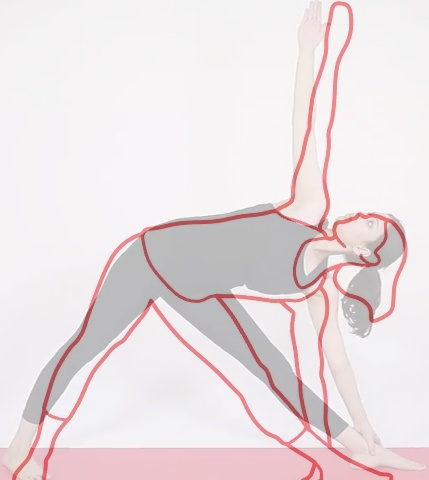
#> input picture Trial&error for correct overlay/sample_dim_dimresized.jpg, 429 x 480 px, given in place of Triangle_pose.mp4, which was not available
$ jupyter execute --allow-errors yogeek_initial_test.ipynb   (text cells are left out)
#> lines starting #> are read from the running program, lines starting #| are printed output that depends on the picture; pictures that were not available may be replaced by others from this repository, and a replacement may not be noted
[cell 1]
import mediapipe as mp
import cv2
import time
import numpy as np
import pandas as pd
import os
mpPose = mp.solutions.pose
#> (the rest of this cell did not finish here and is left out)

[cell 2]
count = 0

#> (the rest of this cell did not finish here and is left out)

[cell 3]
import cv2
import numpy as np

image = cv2.imread(r'images\1.jpeg',0)
cv2.imshow('image', image)
cv2.waitKey(0)
# Canny Edge Detection uses gradient values as thresholds
# The first threshold gradient
canny1 = cv2.Canny(image, 50, 120)
cv2.imshow('Canny', canny1)
# cv2.imwrite("Images_output\1edge.jpg",canny1)
cv2.waitKey(0)

# [11 lines of commented-out code are left out]

cv2.destroyAllWindows()

[cell 4]
import cv2
import numpy as np

img1 = cv2.imread(r'Images_output\1edge.jpg')
img2 = cv2.imread(r'Images_output\1.jpg')
added_image = cv2.addWeighted(img1,0.8,img2,1,0)


cv2.imshow('Blended Image',added_image)
# cv2.imwrite("Images_output\edge+outline.jpg",added_image)
cv2.waitKey(0)
cv2.destroyAllWindows()

[cell 5]
import cv2
import numpy as np

cap = cv2.VideoCapture('Videos\Triangle_pose.mp4')

if cap.isOpened()==False:
    print('Error in reading Video')

frame_width = int(cap.get(3))
frame_height = int(cap.get(4))
# output = cv2.VideoWriter('Videos_output\Pose_edge.mp4',cv2.VideoWriter_fourcc(*"mp4v"), 30, (frame_width,frame_height),isColor=False)
fps = cap.get(5)
print('Frames per second : ', fps,'FPS')
while cap.isOpened():
    ret,img=cap.read()
#> img is the input picture: shape (480, 429, 3); mean B, G, R 226.1, 224.3, 234.1
    if ret==True:
        # cv2.imshow('frame',frame)
        gray = cv2.cvtColor(img, cv2.COLOR_BGR2GRAY)
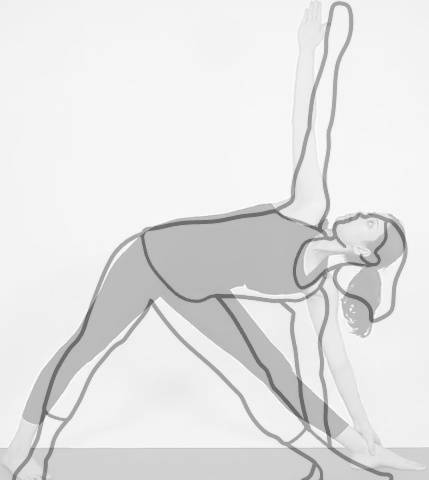
#> gray: shape (480, 429); min 98, max 255, mean 227.5
        blur = cv2.GaussianBlur(gray, (5, 5), 0)
        canny = cv2.Canny(blur, 10, 70)
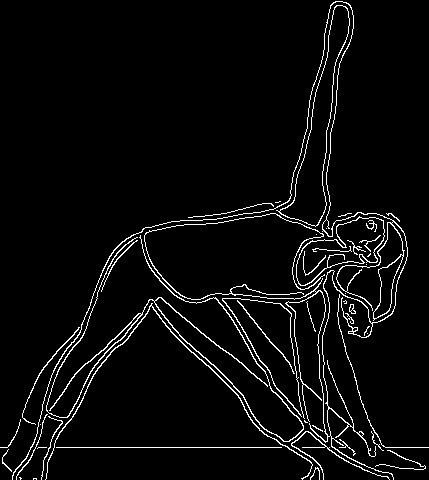
#> canny: shape (480, 429); 4.3% white in thin lines or dots
        # ret, mask = cv2.threshold(canny, 70, 255, cv2.THRESH_BINARY)
        canny = cv2.resize(canny, (1280,720))
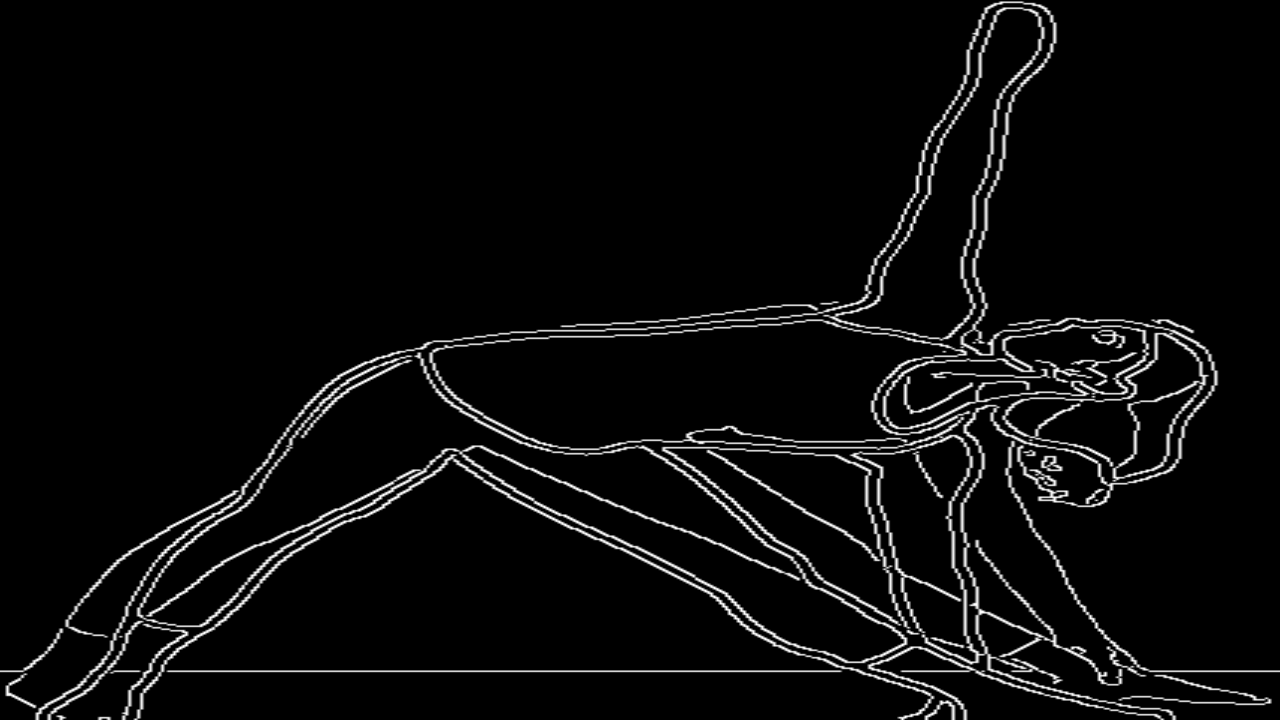
#> canny: shape (720, 1280); min 0, max 255, mean 11
        # output.write(canny)
        cv2.imshow('Video feed', canny)

        if cv2.waitKey(10) & 0xFF == ord('q'):
#> (key q is pressed here)
            break
    else:
        break
cap.release()
# output.release()
cv2.destroyAllWindows()

[cell 6]
import cv2
import mediapipe as mp
import time
import numpy as np


mpPose = mp.solutions.pose
#> (the rest of this cell did not finish here and is left out)

[cell 7]
import cv2
import numpy as np
red   = [0,0,255]
green = [0,255,0]
blue  = [255,0,0]
white = [255,255,255]
black = [0,0,0]


img2 = cv2.imread(r'Images_output\yogframe_edge.jpg')
#> (the rest of this cell did not finish here and is left out)

[cell 8]
import cv2
import numpy as np

img1 = cv2.imread(r'images\yogframe.jpg')
img2 = cv2.imread(r'Images_output\yogframe_greenedge.jpg')
img3= cv2.imread(r'Images_output\yogframe_points.jpg')
added_image = cv2.addWeighted(img1,0.6,img2,1,0)
added_image2=cv2.addWeighted(added_image,1,img3,0.5,0)

cv2.imshow('Blended Image',added_image2)
cv2.imwrite("Images_output\yogframe_img+edge+points.jpg",added_image2)
cv2.waitKey(0)
cv2.destroyAllWindows()

[cell 9]
import cv2


video = cv2.VideoCapture('Videos\Triangle_pose.mp4')

fps = video.get(cv2.CAP_PROP_FPS)
# print('frames per second =',fps)

minutes = 0
seconds = 25
frame_id = int(fps*(minutes*60 + seconds))
# print('frame id =',frame_id)

video.set(cv2.CAP_PROP_POS_FRAMES, frame_id)
ret, frame = video.read()

t_msec = 1000*(minutes*60 + seconds)
video.set(cv2.CAP_PROP_POS_MSEC, t_msec)
ret, frame = video.read()

cv2.imshow('frame', frame)
cv2.imwrite("images\yogframe.jpg",frame)
cv2.waitKey(0)
cv2.destroyAllWindows()
# cv2.imwrite('my_video_frame.png', frame)

[cell 10]
import cv2
import numpy as np

image = cv2.imread(r'images\yogframe.jpg',0)
#> image: shape (480, 429); min 98, max 255, mean 227.5
cv2.imshow('image', image)
cv2.waitKey(0)

canny1= cv2.Canny(image, 50, 120)
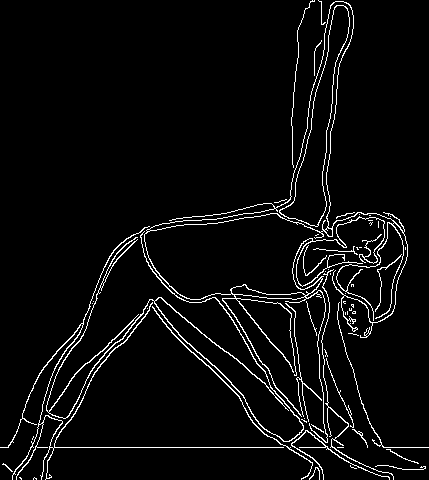
#> canny1: shape (480, 429); 4.4% white in thin lines or dots

cv2.imwrite("Images_output\yogframe_edge.jpg",canny1)
cv2.waitKey(0)
cv2.destroyAllWindows()

$ run again, on Trial&error for correct overlay/improvedoverlay_tree.png
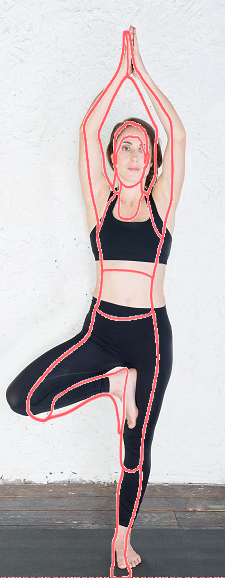
#> input picture Trial&error for correct overlay/improvedoverlay_tree.png, 225 x 578 px, given in place of Triangle_pose.mp4, which was not available
#> img is the input picture: shape (578, 225, 3); mean B, G, R 185.7, 183.7, 192
#> `canny = cv2.resize(canny, (1280,720))`:
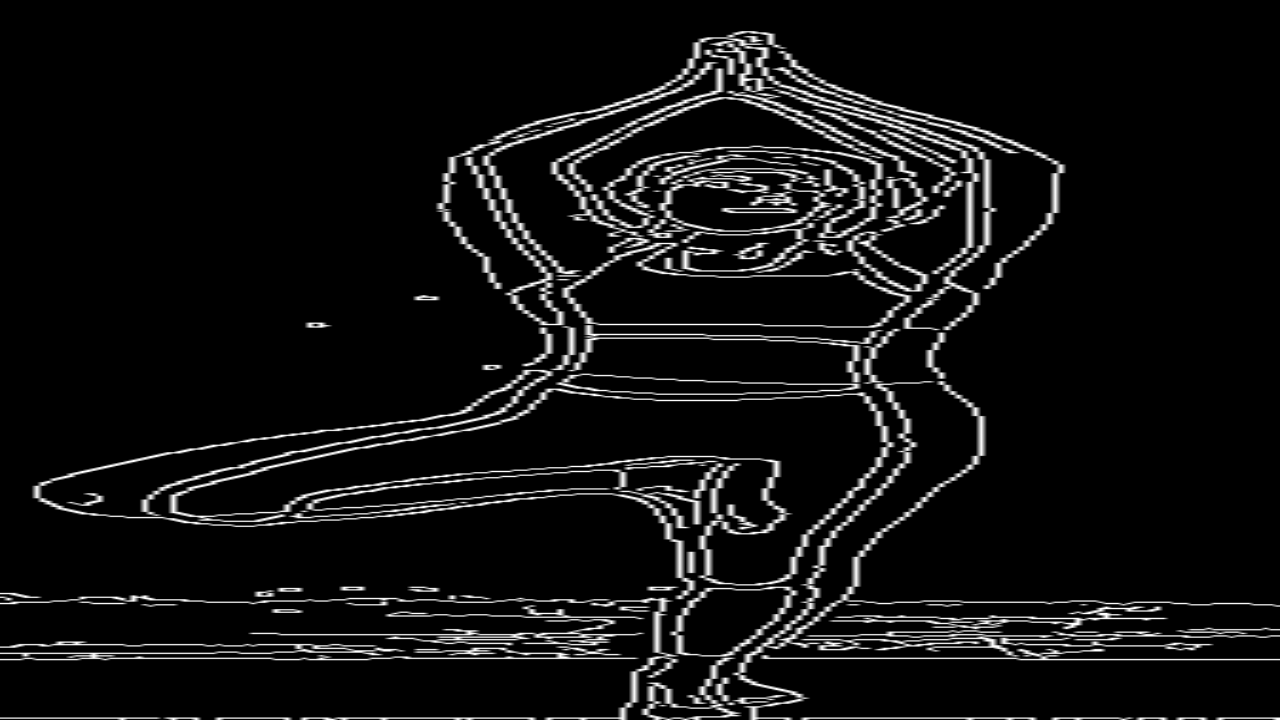
#> canny: shape (720, 1280); min 0, max 255, mean 16.9
#> `canny1= cv2.Canny(image, 50, 120)`:
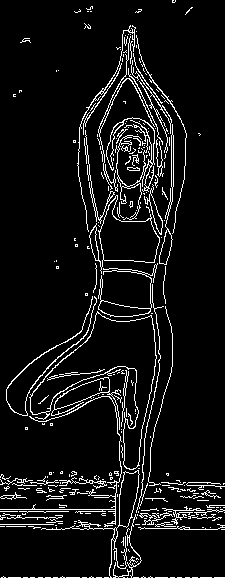
#> canny1: shape (578, 225); 7.4% white in thin lines or dots
